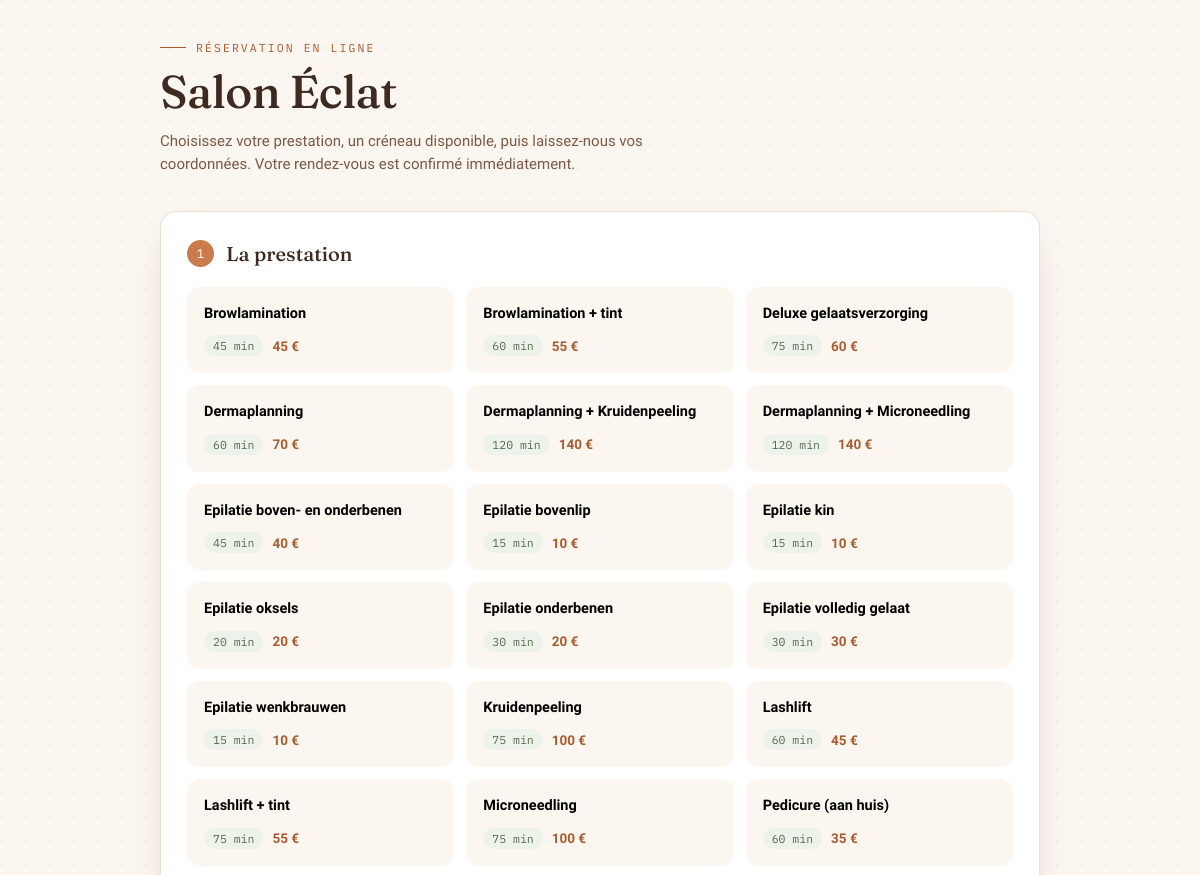
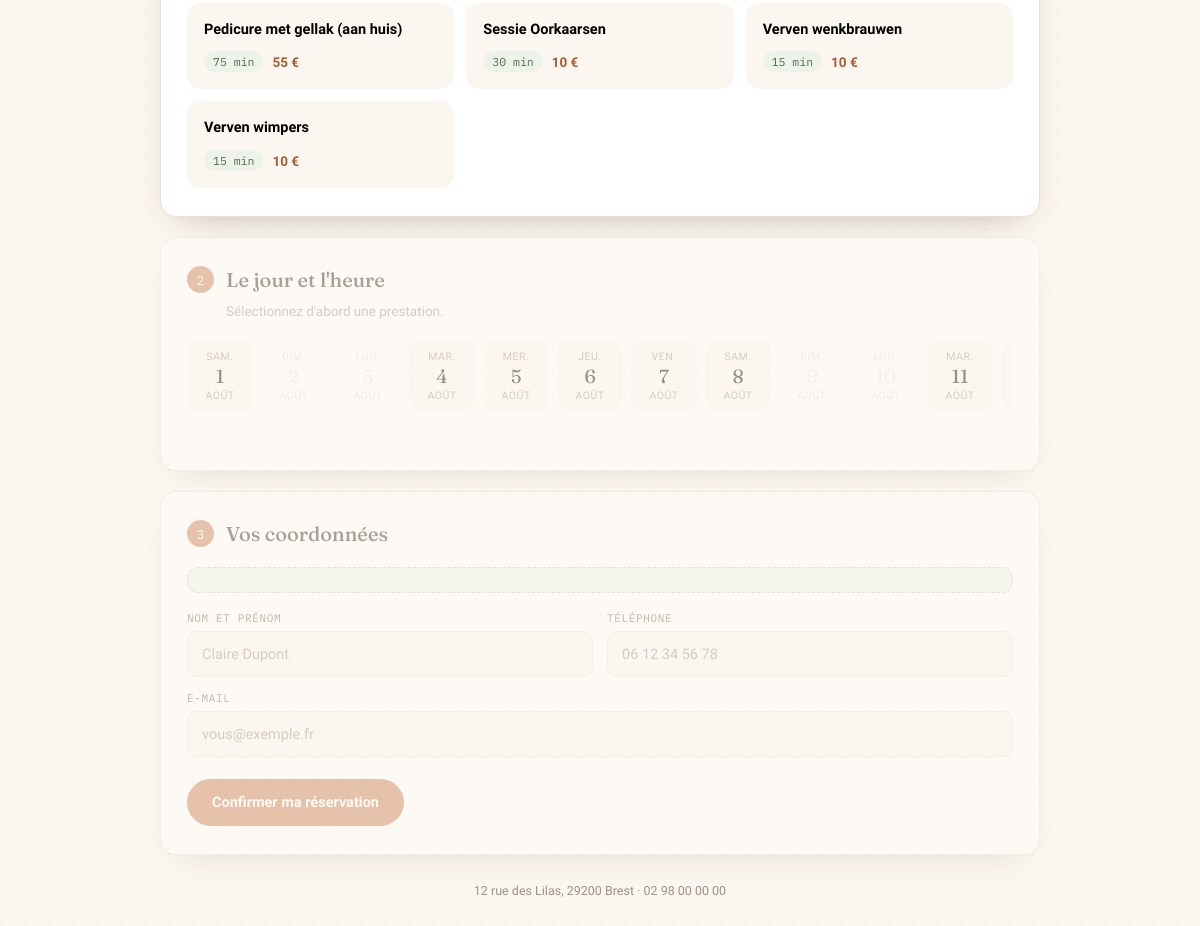
The page /public/index.php on the database its author committed (2 pictures, top to bottom).
### tables this page shows
CREATE TABLE IF NOT EXISTS Services (
    Id      INT AUTO_INCREMENT PRIMARY KEY,
    Service VARCHAR(120) NOT NULL,
    Delay   INT NOT NULL,                
    Prices  DECIMAL(6,2) DEFAULT NULL,
    Active  TINYINT(1) NOT NULL DEFAULT 1
);

### includes/creneaux.php (called while the page is built, shortened)
<?php
function esc($v): string
{
    return htmlspecialchars((string) $v, ENT_QUOTES, 'UTF-8');
}
function horaires_semaine(PDO $conn): array
{
    static $cache = null;
    if ($cache !== null) {
        return $cache;
    }
    $cache = [];
    try {
        $lignes = $conn->query('SELECT DayOfWeek, OpenMinute, CloseMinute, IsOpen FROM OpeningHours')->fetchAll();
        foreach ($lignes as $l) {
            $cache[(int) $l['DayOfWeek']] = ((int) $l['IsOpen'] === 1)
                ? [(int) $l['OpenMinute'], (int) $l['CloseMinute']]
                : null;
        }
    } catch (Throwable $e) {
        $cache = [];
    }
    return $cache;
}
function reglage(PDO $conn, string $cle, $defaut)
{
    static $cache = null;
    if ($cache === null) {
        $cache = [];
        try {
            foreach ($conn->query('SELECT SettingKey, SettingValue FROM Settings')->fetchAll() as $l) {
                $cache[$l['SettingKey']] = $l['SettingValue'];
            }
        } catch (Throwable $e) {
            $cache = [];
        }
    }
    return array_key_exists($cle, $cache) && $cache[$cle] !== '' ? $cache[$cle] : $defaut;
}
function fermetures(PDO $conn): array
{
    static $cache = null;
    if ($cache !== null) {
        return $cache;
    }
    try {
        $cache = $conn->query('
            SELECT Id, StartDate, EndDate, Reason
            FROM Closures
            ORDER BY StartDate ASC
        ')->fetchAll();
    } catch (Throwable $e) {
        $cache = [];
        foreach (FERMETURES as $d) {
            $cache[] = ['Id' => 0, 'StartDate' => $d, 'EndDate' => $d, 'Reason' => ''];
        }
    }
    return $cache;
}
function motif_fermeture(PDO $conn, string $date): ?string
{
    foreach (fermetures($conn) as $f) {
        if ($date >= $f['StartDate'] && $date <= $f['EndDate']) {
            return (string) $f['Reason'];
        }
    }
    return null;
}
function jour_ferme(PDO $conn, string $date): bool
{
    if (motif_fermeture($conn, $date) !== null) {
        return true;
    }
    $dow = (int) date('w', strtotime($date));
    return (horaires_semaine($conn)[$dow] ?? null) === null;
}
function jours_proposes(PDO $conn): array
{
    $jours = [];
    $noms  = ['dim.', 'lun.', 'mar.', 'mer.', 'jeu.', 'ven.', 'sam.'];
    $mois  = ['janv.','févr.','mars','avr.','mai','juin','juil.','août','sept.','oct.','nov.','déc.'];
    $horizon = max(1, (int) reglage($conn, 'DaysAhead', JOURS_AHEAD));
    for ($i = 0; $i < $horizon; $i++) {
        $ts   = strtotime("+$i day");
        $date = date('Y-m-d', $ts);
        $jours[] = [
            'date'  => $date,
            'dow'   => $noms[(int) date('w', $ts)],
            'num'   => date('j', $ts),
            'mois'  => $mois[(int) date('n', $ts) - 1],
            'ferme' => jour_ferme($conn, $date),
        ];
    }
    return $jours;
}

### public/index.php (the view, shortened to what this page needs)
<?php
require_once __DIR__ . '/../api/database.php';
require_once __DIR__ . '/../includes/creneaux.php';
$conn = (new Database())->connect();
$prestations = $conn->query('
    SELECT Id, Service, Delay, Prices
    FROM Services
    WHERE Active = 1
    ORDER BY Service ASC
')->fetchAll();
$jours = jours_proposes($conn);
?>
<!DOCTYPE html>
<html lang="fr">
<head>
    <link rel="stylesheet" href="assets/booking.css">
</head>
<body>
<div class="wrap">
    <header class="head">
        <p class="eyebrow">Réservation en ligne</p>
        <h1><?= esc(SALON_NOM) ?></h1>
        <p class="tagline">
            Choisissez votre prestation, un créneau disponible, puis laissez-nous vos coordonnées.
            Votre rendez-vous est confirmé immédiatement.
        </p>
    </header>
    <section class="step" id="step1">
        <div class="step-head"><span class="step-num">1</span><h2>La prestation</h2></div>
        <?php if (!$prestations) : ?>
            <p class="empty">Aucune prestation n'est disponible pour le moment.</p>
        <?php else : ?>
            <div class="services">
                <?php foreach ($prestations as $p) : ?>
                    <button type="button" class="svc"
                            data-id="<?= (int) $p['Id'] ?>"
                            data-nom="<?= esc($p['Service']) ?>"
                            data-duree="<?= (int) $p['Delay'] ?>"
                            data-prix="<?= $p['Prices'] !== null ? esc($p['Prices']) : '' ?>">
                        <span class="svc-nom"><?= esc($p['Service']) ?></span>
                        <span class="svc-meta">
                            <span class="pill"><?= (int) $p['Delay'] ?> min</span>
                            <?php if ($p['Prices'] !== null) : ?>
                                <span class="prix"><?= number_format((float) $p['Prices'], 0, ',', ' ') ?> €</span>
                            <?php endif; ?>
                        </span>
                    </button>
                <?php endforeach; ?>
            </div>
        <?php endif; ?>
    </section>
    <section class="step is-locked" id="step2">
        <div class="step-head"><span class="step-num">2</span><h2>Le jour et l'heure</h2></div>
        <p class="step-sub" id="step2sub">Sélectionnez d'abord une prestation.</p>
        <div class="days" id="days">
            <?php foreach ($jours as $j) : ?>
                <button type="button" class="day<?= $j['ferme'] ? ' is-closed' : '' ?>"
                        data-date="<?= esc($j['date']) ?>" <?= $j['ferme'] ? 'disabled' : '' ?>>
                    <span class="d-dow"><?= esc($j['dow']) ?></span>
                    <span class="d-num"><?= esc($j['num']) ?></span>
                    <span class="d-mois"><?= esc($j['mois']) ?></span>
                </button>
            <?php endforeach; ?>
        </div>
    </section>
    <section class="step is-locked" id="step3">
        <div class="step-head"><span class="step-num">3</span><h2>Vos coordonnées</h2></div>
        <div class="recap" id="recap"></div>
        <form id="form" novalidate>
            <div class="grid">
                <div class="fld">
                    <label for="nom">Nom et prénom</label>
                    <input id="nom" name="nom" type="text" autocomplete="name" placeholder="Claire Dupont">
                </div>
                <div class="fld">
                    <label for="tel">Téléphone</label>
                    <input id="tel" name="tel" type="tel" autocomplete="tel" placeholder="06 12 34 56 78">
                </div>
                <div class="fld full">
                    <label for="email">E-mail</label>
                    <input id="email" name="email" type="email" autocomplete="email" placeholder="vous@exemple.fr">
                </div>
            </div>
            <button type="submit" class="btn btn-primary" id="submitBtn">Confirmer ma réservation</button>
        </form>
    </section>
    <footer class="foot">
        <?= esc(SALON_ADRESSE) ?> · <?= esc(SALON_TEL) ?>
    </footer>
</div>
</body>
</html>

### rows shown on the page
services: Service "Browlamination", Delay "45", Prices "45"
services: Service "Browlamination + tint", Delay "60", Prices "55"
services: Service "Deluxe gelaatsverzorging", Delay "75", Prices "60"
services: Service "Dermaplanning", Delay "60", Prices "70"
services: Service "Dermaplanning + Kruidenpeeling", Delay "120", Prices "140"
services: Service "Dermaplanning + Microneedling", Delay "120", Prices "140"
services: Service "Epilatie boven- en onderbenen", Delay "45", Prices "40"
services: Service "Epilatie bovenlip", Delay "15", Prices "10"
services: Service "Epilatie kin", Delay "15", Prices "10"
services: Service "Epilatie oksels", Delay "20", Prices "20"
services: Service "Epilatie onderbenen", Delay "30", Prices "20"
services: Service "Epilatie volledig gelaat", Delay "30", Prices "30"
services: Service "Epilatie wenkbrauwen", Delay "15", Prices "10"
services: Service "Kruidenpeeling", Delay "75", Prices "100"
services: Service "Lashlift", Delay "60", Prices "45"
services: Service "Lashlift + tint", Delay "75", Prices "55"
services: Service "Microneedling", Delay "75", Prices "100"
services: Service "Pedicure (aan huis)", Delay "60", Prices "35"
services: Service "Pedicure met gellak (aan huis)", Delay "75", Prices "55"
services: Service "Sessie Oorkaarsen", Delay "30", Prices "10"
services: Service "Verven wenkbrauwen", Delay "15", Prices "10"
services: Service "Verven wimpers", Delay "15", Prices "10"

### other values the page prints
SALON_NOM "Salon Éclat"
$j['dow'] "SAM."
$j['num'] "1"
$j['mois'] "AOÛT"
$j['dow'] "MAR."
$j['num'] "4"
$j['dow'] "MER."
$j['num'] "5"
$j['dow'] "JEU."
$j['num'] "6"
$j['dow'] "VEN."
$j['num'] "7"
$j['num'] "8"
$j['num'] "11"
SALON_ADRESSE "12 rue des Lilas, 29200 Brest"
